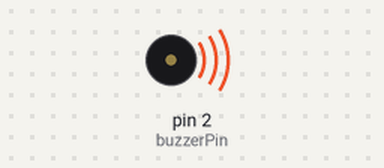
A sketch run on a simulated Arduino Uno, built with avr-gcc and run on an emulated ATmega328P. On the bench: buzzer (waves = sounding).

Above: at 0.2 s.
At 7.7 s:
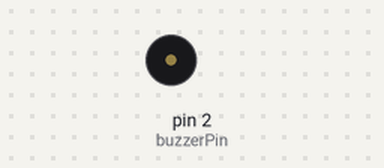
Timing chart, 0 to 10.4 s (numbered marks = the images above):
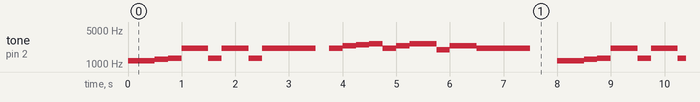

The sketch:

lilypad_Entertainer.ino
```cpp
/******************************************************************************
Originally from LilyPad Musci Buzzer Example
--By KOOKYE

This example code shows how to hook up a LilyPad Buzzer to play a simple song
using the tone() function and setting variables for each note.

Buzzer connections:
   * + pin to 2
   * - to -
   *
   * ***********************
 I went and customized the tune from a basic scale walkthrough in C-major (I think) to the Entertainer song.
 I had to look up the frequencies using ChatGPT. -Hannah snyderburn
******************************************************************************/
// Which pin the buzzer is attached to
int buzzerPin = 2;

// Delay in milliseconds
// 2 beats for measure, quarternote gets the beat
int wholeEight = 1000;
int delayTime = 500; //this is quarternote
int sixteenth = 250; //this is the sixteenth note

// Notes and their frequencies
const int C = 1046;
const int D = 1175;
const int Dsharp = 1244.51;
const int E = 1319;
const int F = 1397;
const int G = 1568;
const int A = 1760;
const int B = 1976;
const int C1 = 2093;
const int D1 = 2349;
const int D1sharp = 2489.02;
const int E1 = 2637.02;

void setup()
{
    // Set the buzzer pin as an OUTPUT
    pinMode(buzzerPin, OUTPUT);
}

void loop()
{
  // Use the tone() function to play each note in a scale
  tone(buzzerPin, D);
  delay(delayTime);
  tone(buzzerPin, Dsharp);
  delay(sixteenth);
  tone(buzzerPin, E);
  delay(sixteenth);
  tone(buzzerPin, C1);
  delay(delayTime);
  tone(buzzerPin, E);
  delay(sixteenth);
  tone(buzzerPin, C1);
  delay(delayTime);
  tone(buzzerPin, E);
  delay(sixteenth);
  tone(buzzerPin, C1);
  delay(wholeEight);
  noTone(buzzerPin);
  delay(sixteenth);
  tone(buzzerPin, C1);
  delay(sixteenth);
  tone(buzzerPin, D1);
  delay(sixteenth);
  tone(buzzerPin, D1sharp);
  delay(sixteenth);
  tone(buzzerPin, E1);
  delay(sixteenth);
  tone(buzzerPin, C1);
  delay(sixteenth);
  tone(buzzerPin, D1);
  delay(sixteenth);
  tone(buzzerPin, E1);
  delay(delayTime);
  tone(buzzerPin, B);
  delay(sixteenth);
  tone(buzzerPin, D1);
  delay(delayTime);
  tone(buzzerPin, C1);
  delay(wholeEight);


  // Use noTone() to shut off the buzzer and delay to create a 'rest'
  noTone(buzzerPin);
  delay(delayTime);
}
```
